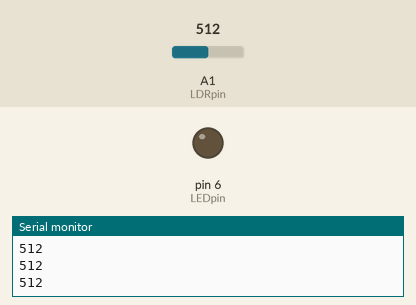
A sketch run on a simulated Arduino Uno, built with avr-gcc and run on an emulated ATmega328P. Parts: output pins drawn as LEDs (lit = HIGH), the last lines printed to the serial monitor. The inputs (shaded band) are chosen by the test bench; at power-on: A1 (LDRpin) = 512.

Above: at 1.2 s.
1.3 s: A1 (LDRpin) set to 7
2.8 s: A1 (LDRpin) set to 4
At 3.6 s:
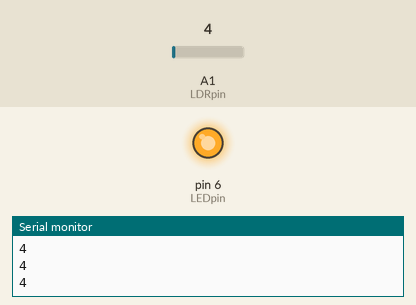
4.3 s: A1 (LDRpin) set to 122
At 4.9 s:
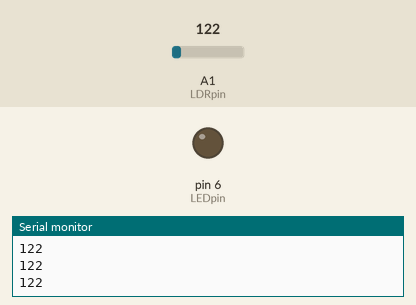
5.8 s: A1 (LDRpin) set to 0
At 7.2 s:
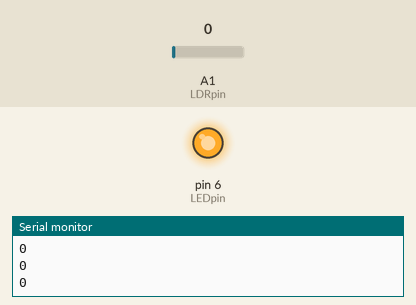
Timing chart, 0 to 8.3 s (numbered marks = the images above; inputs shaded):
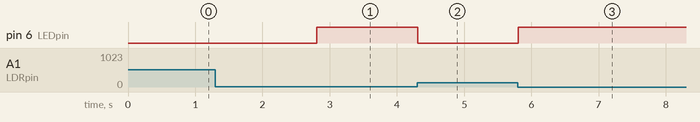

Measured:
- the behaviour switches between 6 and 5 on A1 (LDRpin) (found by bisection; images 0 and 1)
- after the input at 2.8 s, pin 6 (LEDpin): LOW → HIGH at once
- after the input at 4.3 s, pin 6 (LEDpin): HIGH → LOW at once
- after the input at 5.8 s, pin 6 (LEDpin): LOW → HIGH at once

The sketch:

Code_for_LED.ino
```cpp
int LDRpin = A1;
int LEDpin = 6;
void setup() {
  // put your setup code here, to run once:
pinMode(LDRpin, INPUT);
pinMode(LEDpin, OUTPUT);
Serial.begin(9600);
}

void loop() {
  // put your main code here, to run repeatedly:
int LDRstat = analogRead(LDRpin);
Serial.println(LDRstat);

if (LDRstat <= 5)
{
  digitalWrite(LEDpin, HIGH);
}
else
{
  digitalWrite(LEDpin, LOW);
}
}
```
